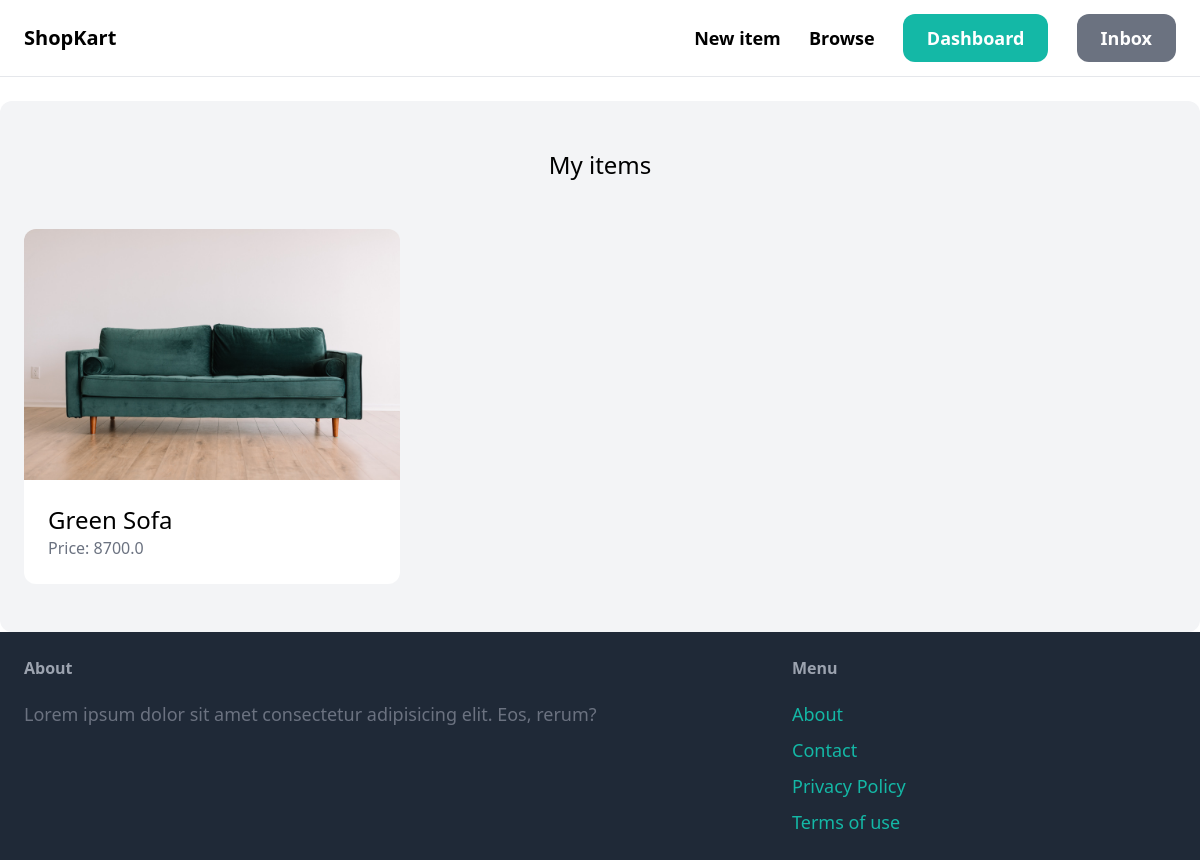
Page /dashboard/ (signed in) on the earlier database version.
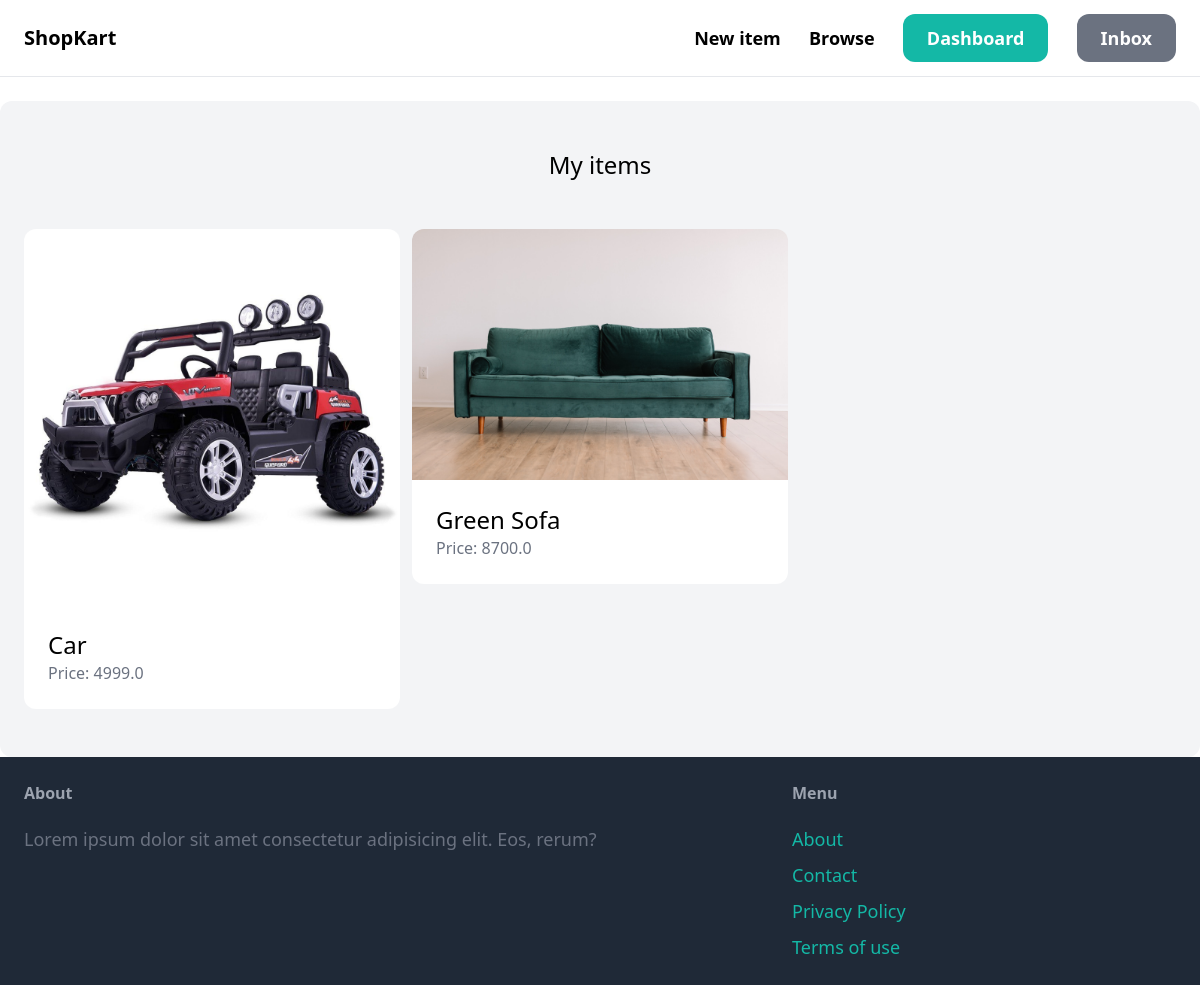
Same page on the later database version.
### item/models.py (models this page shows, shortened)
class Item(models.Model):
    category = models.ForeignKey(Category, related_name='items', on_delete=models.CASCADE)
    name = models.CharField(max_length=255)
    description = models.TextField(blank=True, null=True)
    price = models.FloatField()
    image = models.ImageField(upload_to='item_images', blank = True, null=True)
    is_sold = models.BooleanField(default=False)
    created_by = models.ForeignKey(User, related_name='items', on_delete=models.CASCADE)
    created_at = models.DateTimeField(default=timezone.now)

### dashboard/views.py (the view)
# urls.py: path('', views.index, name='index'),
@login_required
def index(request):
    items = Item.objects.filter(created_by=request.user)
    return render(request, 'dashboard/index.html',
        {'items': items,
    })

### dashboard/templates/dashboard/index.html (shortened to what this page needs)
{% extends 'core/base.html' %}
{% block content %}
    <div class="mt-6 px-6 py-12 bg-gray-100 rounded-xl">
        <h2 class="mb-12 text-2xl text-center">My items</h2>
        <div class="grid grid-cols-3 gap-3">
            {% for item in items %}
                <div>
                    <a href="{% url 'item:detail' item.id %}">
                        <div>
                            <img src="{{ item.image.url}}" alt="image" class="rounded-t-xl">
                        </div>
                        <div class="p-6 bg-white rounded-b-xl">
                            <h2 class="text-2xl">{{ item.name }}</h2>
                            <p class="text-gray-500">Price: {{ item.price }}</p>
                        </div>
                    </a>
                </div>
            {% endfor %}
        </div>
    </div>
{% endblock %}

Differences in the rows shown:
now on this page (row edited): Item: image (picture), name "Car", price "4999.0"
